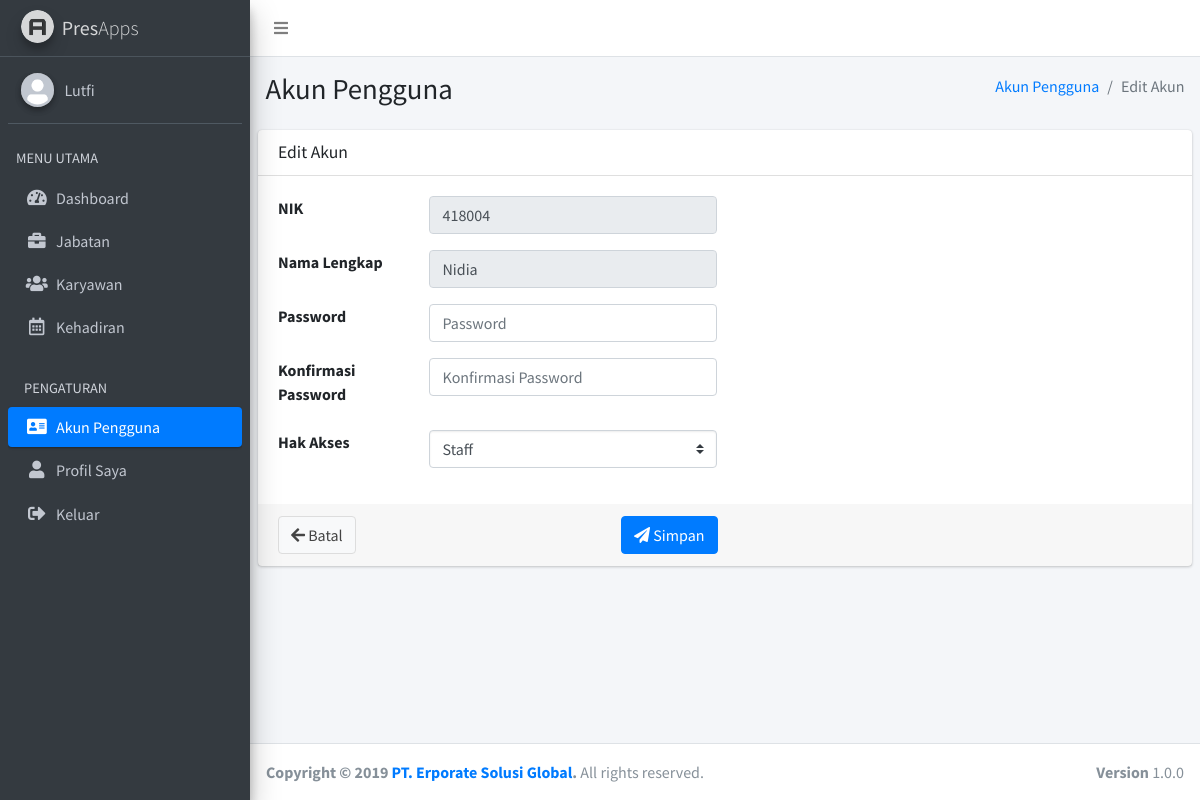
/admin/index.php?page=akun_pengguna&action=cpass&id=418004 (signed in), run on the app's committed database.
### tables this page shows
CREATE TABLE `akun_pengguna` (
  `nik` char(7) NOT NULL,
  `password` varchar(64) DEFAULT NULL,
  `hak_akses` enum('Admin','Staff') DEFAULT NULL
);

CREATE TABLE `karyawan` (
  `nik` char(7) NOT NULL,
  `nama_lengkap` varchar(25) DEFAULT NULL,
  `jenis_kelamin` enum('Pria','Wanita') DEFAULT NULL,
  `id_jabatan` int(11) DEFAULT NULL,
  `no_hp` char(13) DEFAULT NULL,
  `alamat` text
);

### admin/pages/akun_pengguna/cpass_form.php (the view, shortened to what this page needs)
<section class="content-header">
  <div class="container-fluid">
    <div class="row mb-2">
      <div class="col-sm-6">
        <h1>Akun Pengguna</h1>
      </div>
      <div class="col-sm-6">
        <ol class="breadcrumb float-sm-right">
          <li class="breadcrumb-item"><a href="index.php?page=akun_pengguna">Akun Pengguna</a></li>
          <li class="breadcrumb-item active">Edit Akun</li>
        </ol>
      </div>
    </div>
  </div>
</section>
<section class="content">
  <div class="card">
    <div class="card-header">
      <h3 class="card-title">Edit Akun</h3>
    </div>
    <form action="../action_admin/akun_pengguna.php" method="POST">
       <?php
        include "../connection/connect.php";
        $id = $_GET["id"];
        $sql = "SELECT akun_pengguna.nik, karyawan.nama_lengkap, akun_pengguna.password, akun_pengguna.hak_akses FROM akun_pengguna INNER JOIN karyawan ON akun_pengguna.nik = karyawan.nik WHERE akun_pengguna.nik='$id'";
        $result = mysqli_query($connect, $sql);
        $i = mysqli_fetch_assoc($result);
      ?>
      <div class="card-body">
      	<div class="row">
    			<div class="col-sm-6">
    				<div class="form-group row">
              <label for="nik" class="col-sm-4 control-label">NIK</label>
              <div class="col-sm-8">
                <input type="text" name="nik" class="form-control" id="nik" placeholder="NIK" disabled="" value="<?php echo $i['nik']; ?>">
              </div>
            </div>
    			</div>
    		</div>
        <div class="row">
          <div class="col-sm-6">
            <div class="form-group row">
              <label for="nama_lengkap" class="col-sm-4 control-label">Nama Lengkap</label>
              <div class="col-sm-8">
                <input type="text" name="nama_lengkap" class="form-control" id="nama_lengkap" placeholder="Nama Lengkap" disabled="" value="<?php echo $i['nama_lengkap']; ?>">
              </div>
            </div>
          </div>
        </div>
    		<div class="row">
    			<div class="col-sm-6">
    				<div class="form-group row">
              <label for="password" class="col-sm-4 control-label">Password</label>
              <div class="col-sm-8">
                <input type="password" name="password" class="form-control" id="password" placeholder="Password">
              </div>
            </div>
    			</div>
    		</div>
        <div class="row">
          <div class="col-sm-6">
            <div class="form-group row">
              <label for="kpassword" class="col-sm-4 control-label">Konfirmasi Password</label>
              <div class="col-sm-8">
                <input type="password" name="kpassword" class="form-control" id="password" placeholder="Konfirmasi Password">
              </div>
            </div>
          </div>
        </div>
    		<div class="row">
    			<div class="col-sm-6">
    				<div class="form-group row">
              <label for="hak_akses" class="col-sm-4 control-label">Hak Akses</label>
              <div class="col-sm-8">
                <select name="hak_akses" class="form-control custom-select">
  							  <option value="Staff" <?php if($i["hak_akses"] == "Staff"){ echo "selected"; } ?>>Staff</option>
  							</select>
              </div>
            </div>
    			</div>
    		</div>
      </div>
      <div class="card-footer">
        <div class="row">
        	<div class="col-sm-6">
        		<a href="index.php?page=akun_pengguna&action=edit&id=<?php echo $i['nik']; ?>" class="btn btn-default">
        			<i class="nav-icon fas fa-arrow-left"></i> Batal
        		</a>
        		<button type="submit" class="btn btn-primary float-right">
        			<i class="fas fa-paper-plane"></i> Simpan
        		</button>
        	</div>
        </div>
      </div>
    </form>
  </div>
</section>

### admin/layout/header.php (shortened to what this page needs)
<!DOCTYPE html>
<html lang="en">
<head>
  <link rel="stylesheet" href="../assets/plugins/fontawesome-free/css/all.min.css">
  <link rel="stylesheet" href="../assets/dist/css/adminlte.min.css">
</head>
<body class="hold-transition sidebar-mini layout-fixed layout-navbar-fixed layout-footer-fixed">
<div class="wrapper">
  <nav class="main-header navbar navbar-expand navbar-white navbar-light">
    <ul class="navbar-nav">
      <li class="nav-item">
        <a class="nav-link" data-widget="pushmenu" href="#"><i class="fas fa-bars"></i></a>
      </li>
    </ul>
  </nav>
  <aside class="main-sidebar sidebar-dark-primary elevation-4">
    <a href="index.php?page=dashboard" class="brand-link">
      <img src="../assets/dist/img/AdminLTELogo.png" alt="AdminLTE Logo" class="brand-image img-circle elevation-3"
           style="opacity: .8">
      <span class="brand-text font-weight-light"><b>Pres</b>Apps</span>
    </a>
    <div class="sidebar">
      <div class="user-panel mt-3 pb-3 mb-3 d-flex">
        <div class="image">
          <img src="../assets/dist/img/user-avatar.png" class="img-circle elevation-2" alt="User Image">
        </div>
        <div class="info">
          <?php
            include "../connection/connect.php";
            $nik = $_SESSION["nik"];
            $sql = "SELECT akun_pengguna.nik, karyawan.nama_lengkap, akun_pengguna.password, akun_pengguna.hak_akses FROM akun_pengguna INNER JOIN karyawan ON akun_pengguna.nik = karyawan.nik WHERE akun_pengguna.nik='$nik'";
            $result = mysqli_query($connect, $sql);
            $i = mysqli_fetch_assoc($result);
          ?>
          <a href="#" class="d-block"><?php echo $i["nama_lengkap"]; ?></a>
        </div>
      </div>
      <nav class="mt-2">
        <ul class="nav nav-pills nav-sidebar flex-column" data-widget="treeview" role="menu" data-accordion="false">
          <li class="nav-header">MENU UTAMA</li>
          <?php
            if(isset($_GET["page"])){
              $page = $_GET["page"];
            }else{
              $page = "dashboard";
            }
          ?>
          <li class="nav-item">
            <a href="index.php?page=dashboard" class="nav-link <?php if($page == 'dashboard'){ echo 'active'; } ?>">
              <i class="nav-icon fas fa-tachometer-alt"></i>
              <p>
                Dashboard
              </p>
            </a>
          </li>
          <li class="nav-item">
            <a href="index.php?page=jabatan" class="nav-link <?php if($page == 'jabatan'){ echo 'active'; } ?>">
              <i class="nav-icon fas fa-briefcase"></i>
              <p>
                Jabatan
              </p>
            </a>
          </li>
          <li class="nav-item">
            <a href="index.php?page=karyawan" class="nav-link <?php if($page == 'karyawan'){ echo 'active'; } ?>">
              <i class="nav-icon fas fa-users"></i>
              <p>
                Karyawan
              </p>
            </a>
          </li>
          <li class="nav-item">
            <a href="index.php?page=kehadiran" class="nav-link <?php if($page == 'kehadiran'){ echo 'active'; } ?>">
              <i class="nav-icon far fa-calendar-alt"></i>
              <p>
                Kehadiran
              </p>
            </a>
          </li>
          <li class="nav-header">PENGATURAN</li>
          <li class="nav-item">
            <a href="index.php?page=akun_pengguna" class="nav-link <?php if($page == 'akun_pengguna'){ echo 'active'; } ?>">
              <i class="nav-icon fas fa-address-card"></i>
              <p>
                Akun Pengguna
              </p>
            </a>
          </li>
          <li class="nav-item">
            <a href="index.php?page=profil_saya" class="nav-link <?php if($page == 'profil_saya'){ echo 'active'; } ?>">
              <i class="nav-icon fas fa-user"></i>
              <p>
                Profil Saya
              </p>
            </a>
          </li>
          <li class="nav-item">
            <a href="logout.php" class="nav-link">
              <i class="nav-icon fas fa-sign-out-alt"></i>
              <p>
                Keluar
              </p>
            </a>
          </li>
        </ul>
      </nav>
    </div>
  </aside>
  <div class="content-wrapper">

### data on the page
akun_pengguna: nik.nama_lengkap "Lutfi"
akun_pengguna: nik "418004", nama_lengkap "Nidia", hak_akses "Staff"
